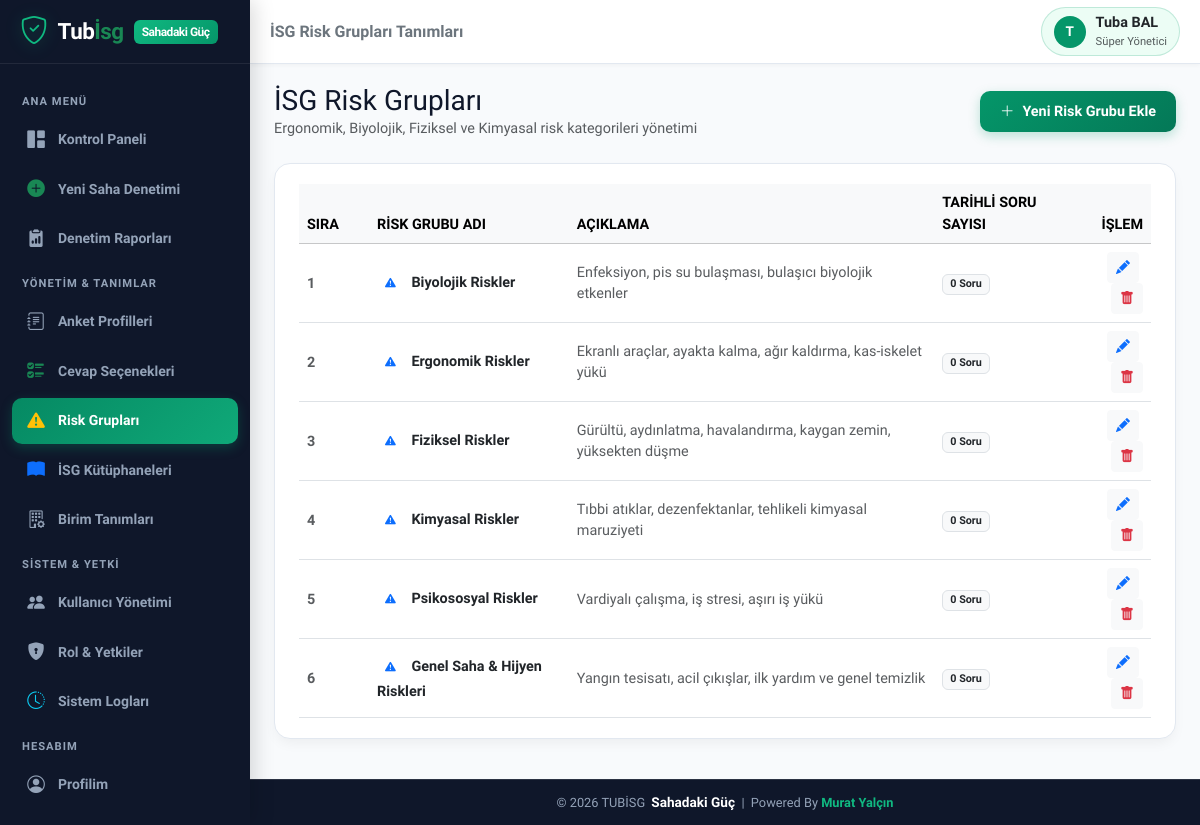
The page /risk_groups.php (signed in) on the database its author committed.
### tables this page shows
CREATE TABLE IF NOT EXISTS `users` (
  `id` INT AUTO_INCREMENT PRIMARY KEY,
  `username` VARCHAR(50) NOT NULL UNIQUE,
  `password` VARCHAR(255) NOT NULL,
  `name_surname` VARCHAR(100) NOT NULL,
  `email` VARCHAR(100) NULL,
  `role_id` INT NOT NULL,
  `is_active` TINYINT(1) DEFAULT 1,
  `created_at` DATETIME DEFAULT CURRENT_TIMESTAMP,
  FOREIGN KEY (`role_id`) REFERENCES `roles`(`id`) ON DELETE CASCADE
);

CREATE TABLE IF NOT EXISTS `roles` (
  `id` INT AUTO_INCREMENT PRIMARY KEY,
  `role_name` VARCHAR(50) NOT NULL,
  `description` VARCHAR(255) NULL,
  `permissions` TEXT NOT NULL,
  `created_at` DATETIME DEFAULT CURRENT_TIMESTAMP
);

CREATE TABLE IF NOT EXISTS `risk_groups` (
  `id` INT AUTO_INCREMENT PRIMARY KEY,
  `group_name` VARCHAR(100) NOT NULL,
  `description` VARCHAR(255) NULL,
  `sort_order` INT DEFAULT 0,
  `created_at` DATETIME DEFAULT CURRENT_TIMESTAMP
);

### includes/auth.php (called while the page is built, shortened)
<?php
function is_logged_in() {
    return isset($_SESSION['user_id']) && !empty($_SESSION['user_id']);
}
function get_current_user_data() {
    static $currentUserData = null;
    if ($currentUserData !== null) return $currentUserData;
    $db = getDB();
    $stmt = $db->prepare("
        SELECT u.*, r.role_name, r.permissions
        FROM users u
        JOIN roles r ON u.role_id = r.id
        WHERE u.id = ? AND u.is_active = 1
    ");
    $stmt->execute([$_SESSION['user_id']]);
    $user = $stmt->fetch();
    $currentUserData = $user;
    return $user;
}
function has_permission($permission_key) {
    $user = get_current_user_data();
    if ((int)$user['role_id'] === 1) {
        return true;
    }
    $permissions = json_decode($user['permissions'], true);
    return isset($permissions[$permission_key]) && $permissions[$permission_key] === true;
}
function require_permission($permission_key) {
    if (!has_permission($permission_key)) {
        echo '<div style="font-family:sans-serif; padding:30px; text-align:center; background:#fff0f0; border-radius:12px; margin:50px auto; max-width:500px; color:#9b2c2c;">'
            . '<h2>🚫 Erişim Engellendi</h2>'
            . '<p>Bu işlemi yapmak için gerekli yetkiniz bulunmamaktadır.</p>'
            . '<a href="index.php" style="display:inline-block; padding:10px 20px; background:#e53e3e; color:#fff; text-decoration:none; border-radius:8px; margin-top:15px;">Ana Sayfaya Dön</a>'
            . '</div>';
        exit;
    }
}

### risk_groups.php (the view, shortened to what this page needs)
<?php
require_once __DIR__ . '/includes/auth.php';
require_permission('surveys_manage');
$db = getDB();
$groups = $db->query("
    SELECT rg.*, COUNT(sq.id) as question_count
    FROM risk_groups rg
    LEFT JOIN survey_questions sq ON rg.id = sq.risk_group_id
    GROUP BY rg.id
    ORDER BY rg.sort_order ASC, rg.group_name ASC
")->fetchAll();
$pageTitle = 'İSG Risk Grupları Tanımları';
include __DIR__ . '/includes/header.php';
?>
<div class="d-flex align-items-center justify-content-between mb-4">
  <div>
    <h3 class="fw-extrabold m-0">İSG Risk Grupları</h3>
    <p class="text-muted fs-7 m-0">Ergonomik, Biyolojik, Fiziksel ve Kimyasal risk kategorileri yönetimi</p>
  </div>
  <button type="button" class="btn btn-primary-custom" data-bs-toggle="modal" data-bs-target="#addRiskGroupModal">
    <i class="bi bi-plus-lg"></i> Yeni Risk Grubu Ekle
  </button>
</div>
<div class="custom-card">
  <div class="table-responsive">
    <table class="table table-hover align-middle m-0">
      <thead class="table-light fs-8 text-uppercase text-muted">
        <tr>
          <th style="width:70px;">Sıra</th>
          <th>Risk Grubu Adı</th>
          <th>Açıklama</th>
          <th>Tarihli Soru Sayısı</th>
          <th class="text-end">İşlem</th>
        </tr>
      </thead>
      <tbody>
        <?php if (empty($groups)): ?>
          <tr>
            <td colspan="5" class="text-center py-4 text-muted">Henüz hiç risk grubu tanımlanmamış.</td>
          </tr>
        <?php else: ?>
          <?php foreach ($groups as $g): ?>
            <tr>
              <td class="fw-bold text-muted"><?php echo (int)$g['sort_order']; ?></td>
              <td class="fw-bold text-dark">
                <span class="badge bg-primary-light text-primary p-2 me-1">
                  <i class="bi bi-exclamation-triangle-fill"></i>
                </span>
                <?php echo htmlspecialchars($g['group_name']); ?>
              </td>
              <td class="text-muted fs-7"><?php echo htmlspecialchars($g['description'] ?? '-'); ?></td>
              <td>
                <span class="badge bg-light text-dark border font-weight-bold">
                  <?php echo $g['question_count']; ?> Soru
                </span>
              </td>
              <td class="text-end">
                <button class="btn btn-sm btn-light text-primary me-1" data-bs-toggle="modal" data-bs-target="#editRiskGroupModal<?php echo $g['id']; ?>" title="Düzenle">
                  <i class="bi bi-pencil-fill"></i>
                </button>
                <form method="POST" action="risk_groups.php" class="d-inline confirm-delete-form" data-confirm-title="Risk Grubunu Sil" data-confirm-text="Bu risk grubunu (<?php echo htmlspecialchars($g['group_name']); ?>) silmek istediğinize emin misiniz? Sorular grubundan çıkarılacaktır.">
                  <button type="submit" class="btn btn-sm btn-light text-danger" title="Sil">
                    <i class="bi bi-trash-fill"></i>
                  </button>
                </form>
              </td>
            </tr>
          <?php endforeach; ?>
        <?php endif; ?>
      </tbody>
    </table>
  </div>
</div>
<?php include __DIR__ . '/includes/footer.php'; ?>

### includes/header.php (shortened to what this page needs)
<?php
require_once __DIR__ . '/auth.php';
$user = get_current_user_data();
$currentPage = basename($_SERVER['PHP_SELF']);
?>
<!DOCTYPE html>
<html lang="tr">
<head>
  <link href="https://cdn.jsdelivr.net/npm/bootstrap@5.3.2/dist/css/bootstrap.min.css" rel="stylesheet">
  <link href="https://cdn.jsdelivr.net/npm/bootstrap-icons@1.11.2/font/bootstrap-icons.min.css" rel="stylesheet">
  <link href="assets/css/style.css" rel="stylesheet">
</head>
<body class="<?php echo is_logged_in() ? 'logged-in-mobile' : ''; ?>">
<div class="app-wrapper">
  <aside class="sidebar">
    <div class="sidebar-header">
      <a href="dashboard.php" class="brand-logo">
        <i class="bi bi-shield-check brand-icon fs-3"></i>
        <span>Tub<span class="text-success">İsg</span></span>
        <span class="brand-badge">Sahadaki Güç</span>
      </a>
    </div>
    <div class="sidebar-nav">
      <div class="nav-category">Ana Menü</div>
      <a href="dashboard.php" class="nav-link-custom <?php echo ($currentPage == 'dashboard.php' || $currentPage == 'index.php') ? 'active' : ''; ?>">
        <i class="bi bi-grid-1x2-fill"></i>
        <span>Kontrol Paneli</span>
      </a>
      <?php if (has_permission('audit_conduct')): ?>
      <a href="audit_new.php" class="nav-link-custom <?php echo ($currentPage == 'audit_new.php' || $currentPage == 'audit_fill.php') ? 'active' : ''; ?>">
        <i class="bi bi-plus-circle-fill text-success"></i>
        <span>Yeni Saha Denetimi</span>
      </a>
      <?php endif; ?>
      <?php if (has_permission('audit_view')): ?>
      <a href="audits_list.php" class="nav-link-custom <?php echo ($currentPage == 'audits_list.php' || $currentPage == 'audit_detail.php') ? 'active' : ''; ?>">
        <i class="bi bi-clipboard2-data-fill"></i>
        <span>Denetim Raporları</span>
      </a>
      <?php endif; ?>
      <div class="nav-category">Yönetim & Tanımlar</div>
      <?php if (has_permission('surveys_manage')): ?>
      <a href="survey_templates.php" class="nav-link-custom <?php echo ($currentPage == 'survey_templates.php' || $currentPage == 'survey_edit.php') ? 'active' : ''; ?>">
        <i class="bi bi-journal-text"></i>
        <span>Anket Profilleri</span>
      </a>
      <a href="global_options.php" class="nav-link-custom <?php echo $currentPage == 'global_options.php' ? 'active' : ''; ?>">
        <i class="bi bi-ui-checks text-success"></i>
        <span>Cevap Seçenekleri</span>
      </a>
      <a href="risk_groups.php" class="nav-link-custom <?php echo $currentPage == 'risk_groups.php' ? 'active' : ''; ?>">
        <i class="bi bi-exclamation-triangle-fill text-warning"></i>
        <span>Risk Grupları</span>
      </a>
      <a href="risk_libraries.php" class="nav-link-custom <?php echo $currentPage == 'risk_libraries.php' ? 'active' : ''; ?>">
        <i class="bi bi-book-fill text-primary"></i>
        <span>İSG Kütüphaneleri</span>
      </a>
      <?php endif; ?>
      <?php if (has_permission('units_manage')): ?>
      <a href="units.php" class="nav-link-custom <?php echo $currentPage == 'units.php' ? 'active' : ''; ?>">
        <i class="bi bi-building-gear"></i>
        <span>Birim Tanımları</span>
      </a>
      <?php endif; ?>
      <?php if (has_permission('users_manage') || has_permission('logs_view')): ?>
      <div class="nav-category">Sistem & Yetki</div>
      <?php if (has_permission('users_manage')): ?>
      <a href="users.php" class="nav-link-custom <?php echo $currentPage == 'users.php' ? 'active' : ''; ?>">
        <i class="bi bi-people-fill"></i>
        <span>Kullanıcı Yönetimi</span>
      </a>
      <a href="roles.php" class="nav-link-custom <?php echo $currentPage == 'roles.php' ? 'active' : ''; ?>">
        <i class="bi bi-shield-lock-fill"></i>
        <span>Rol & Yetkiler</span>
      </a>
      <?php endif; ?>
      <?php if (has_permission('logs_view')): ?>
      <a href="logs.php" class="nav-link-custom <?php echo $currentPage == 'logs.php' ? 'active' : ''; ?>">
        <i class="bi bi-clock-history text-info"></i>
        <span>Sistem Logları</span>
      </a>
      <?php endif; ?>
      <?php endif; ?>
      <div class="nav-category">Hesabım</div>
      <a href="profile.php" class="nav-link-custom <?php echo $currentPage == 'profile.php' ? 'active' : ''; ?>">
        <i class="bi bi-person-circle"></i>
        <span>Profilim</span>
      </a>
      <a href="logout.php" class="nav-link-custom text-danger">
        <i class="bi bi-box-arrow-right"></i>
      </a>
    </div>
  </aside>
  <main class="main-content">
    <header class="top-navbar">
      <div class="d-flex align-items-center gap-3">
        <h5 class="m-0 fw-bold d-none d-sm-block text-secondary fs-6">
          <?php echo isset($pageTitle) ? htmlspecialchars($pageTitle) : 'İSG Saha Platformu'; ?>
        </h5>
      </div>
      <div class="d-flex align-items-center gap-3">
        <?php if ($user): ?>
        <a href="profile.php" class="user-profile-badge text-decoration-none" title="Profil Ayarları">
          <div class="avatar-circle">
            <?php echo mb_substr($user['name_surname'], 0, 1, 'UTF-8'); ?>
          </div>
          <div class="d-none d-md-block text-start">
            <div class="fw-bold fs-7 leading-tight text-dark"><?php echo htmlspecialchars($user['name_surname']); ?></div>
            <div class="text-muted fs-8" style="font-size:0.7rem;"><?php echo htmlspecialchars($user['role_name']); ?></div>
          </div>
        </a>
        <?php endif; ?>
      </div>
    </header>
    <div class="page-container">

### rows shown on the page
users: name_surname "T", name_surname "Tuba BAL", role.role_name "Süper Yönetici"
risk_groups: sort_order "1", group_name "Biyolojik Riskler", description "Enfeksiyon, pis su bulaşması, bulaşıcı biyolojik etkenler", question_count "0"
risk_groups: sort_order "2", group_name "Ergonomik Riskler", description "Ekranlı araçlar, ayakta kalma, ağır kaldırma, kas-iskelet yükü", question_count "0"
risk_groups: sort_order "3", group_name "Fiziksel Riskler", description "Gürültü, aydınlatma, havalandırma, kaygan zemin, yüksekten düşme", question_count "0"
risk_groups: sort_order "4", group_name "Kimyasal Riskler", description "Tıbbi atıklar, dezenfektanlar, tehlikeli kimyasal maruziyeti", question_count "0"
risk_groups: sort_order "5", group_name "Psikososyal Riskler", description "Vardiyalı çalışma, iş stresi, aşırı iş yükü", question_count "0"
risk_groups: sort_order "6", group_name "Genel Saha & Hijyen Riskleri", description "Yangın tesisatı, acil çıkışlar, ilk yardım ve genel temizlik", question_count "0"

### other values the page prints
$pageTitle "İSG Risk Grupları Tanımları"
